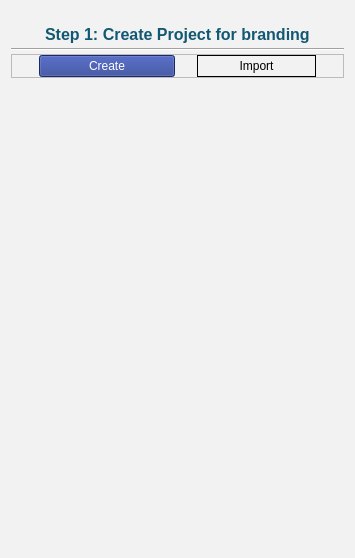
          <widget class="QWidget" name="createProject_Page">
           <property name="styleSheet">
            <string notr="true">background-color:#f2f2f2;</string>
           </property>
           <layout class="QVBoxLayout" name="verticalLayout_17">
            <property name="spacing">
             <number>4</number>
            </property>
            <property name="topMargin">
             <number>25</number>
            </property>
            <property name="bottomMargin">
             <number>0</number>
            </property>
            <item alignment="Qt::AlignHCenter">
             <widget class="QLabel" name="step1_Label">
              <property name="maximumSize">
               <size>
                <width>16777215</width>
                <height>20</height>
               </size>
              </property>
              <property name="font">
               <font>
                <family>Arial</family>
                <pointsize>12</pointsize>
                <weight>75</weight>
                <bold>true</bold>
               </font>
              </property>
              <property name="styleSheet">
               <string notr="true">color:#125872;</string>
              </property>
              <property name="text">
               <string>Step 1: Create Project for branding</string>
              </property>
             </widget>
            </item>
            <item>
             <widget class="Line" name="line">
              <property name="maximumSize">
               <size>
                <width>16777215</width>
                <height>2</height>
               </size>
              </property>
              <property name="orientation">
               <enum>Qt::Horizontal</enum>
              </property>
             </widget>
            </item>
            <item>
             <widget class="QFrame" name="frame_13">
              <property name="maximumSize">
               <size>
                <width>16777215</width>
                <height>150</height>
               </size>
              </property>
              <property name="styleSheet">
               <string notr="true"/>
              </property>
              <property name="frameShape">
               <enum>QFrame::StyledPanel</enum>
              </property>
              <property name="frameShadow">
               <enum>QFrame::Raised</enum>
              </property>
              <layout class="QHBoxLayout" name="horizontalLayout_8">
               <property name="spacing">
                <number>4</number>
               </property>
               <property name="topMargin">
                <number>0</number>
               </property>
               <property name="bottomMargin">
                <number>0</number>
               </property>
               <item>
                <widget class="QPushButton" name="createButton">
                 <property name="sizePolicy">
                  <sizepolicy hsizetype="Minimum" vsizetype="Expanding">
                   <horstretch>0</horstretch>
                   <verstretch>0</verstretch>
                  </sizepolicy>
                 </property>
                 <property name="maximumSize">
                  <size>
                   <width>136</width>
                   <height>35</height>
                  </size>
                 </property>
                 <property name="styleSheet">
                  <string notr="true">background-color:#263B90;
color:white;</string>
                 </property>
                 <property name="text">
                  <string>Create</string>
                 </property>
                </widget>
               </item>
               <item>
                <widget class="QPushButton" name="importButton">
                 <property name="maximumSize">
                  <size>
                   <width>119</width>
                   <height>35</height>
                  </size>
                 </property>
                 <property name="styleSheet">
                  <string notr="true">background-color:#f2f2f2;
border:1px solid;</string>
                 </property>
                 <property name="text">
                  <string>Import</string>
                 </property>
                </widget>
               </item>
              </layout>
             </widget>
            </item>
            <item>
             <spacer name="verticalSpacer_2">
              <property name="orientation">
               <enum>Qt::Vertical</enum>
              </property>
              <property name="sizeType">
               <enum>QSizePolicy::Fixed</enum>
              </property>
              <property name="sizeHint" stdset="0">
               <size>
                <width>333</width>
                <height>480</height>
               </size>
              </property>
             </spacer>
            </item>
           </layout>
          </widget>
